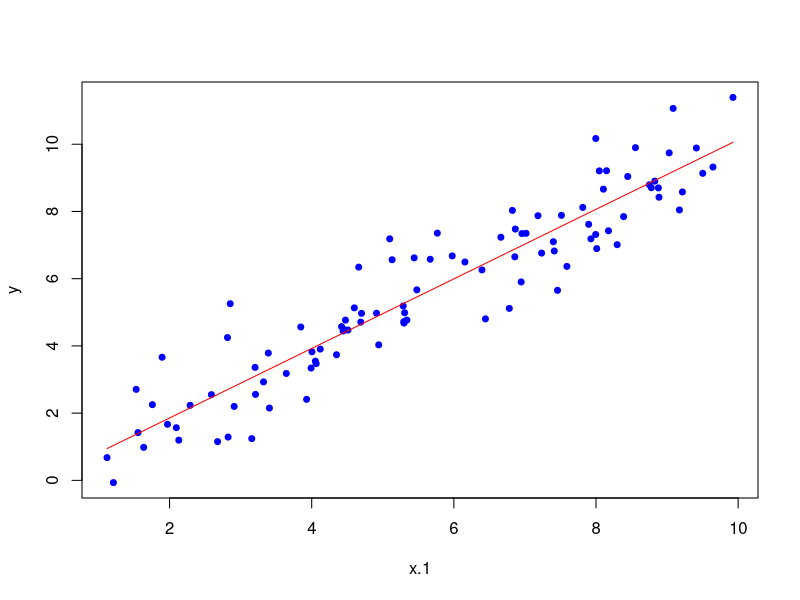
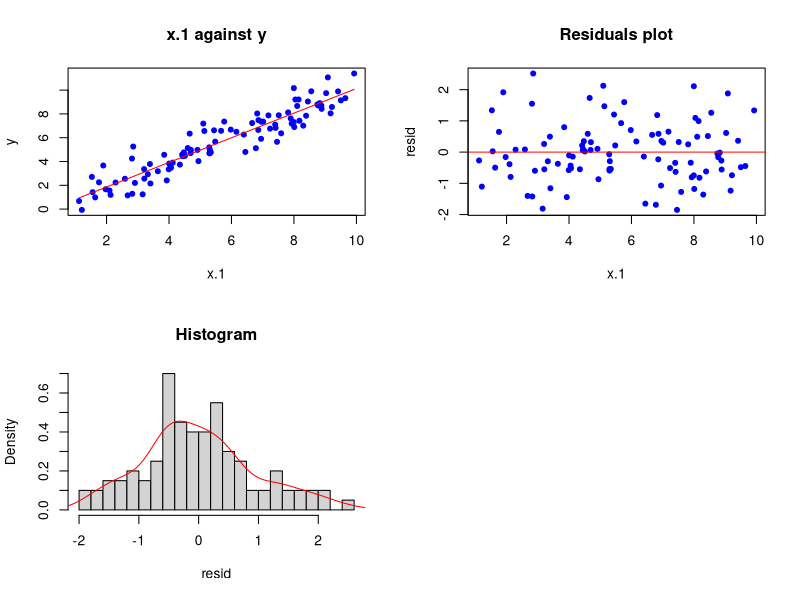
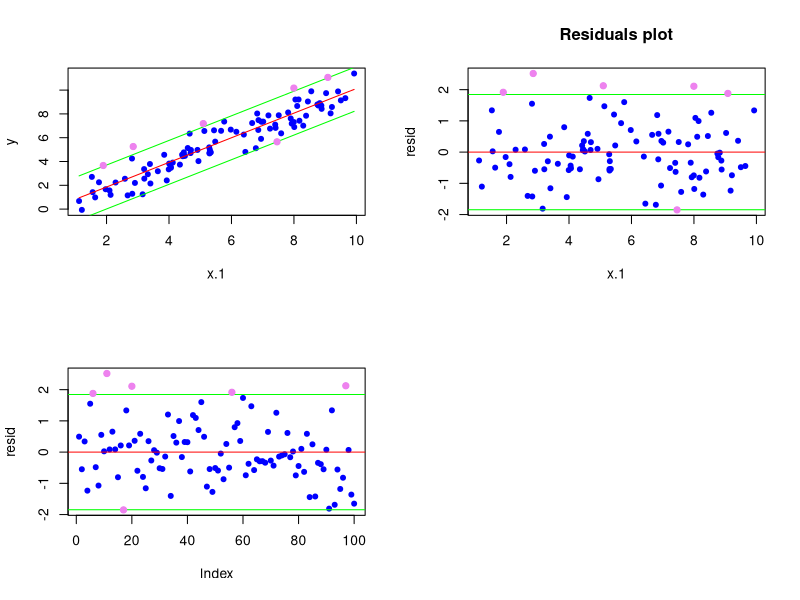

Reproduce these figures in R, in order.
#############################################
##########   LINEAR MODEL  ##################

#############################################
####### create the x and y variable #########
#############################################
set.seed(1)

x.1<-runif(100, 1, 10)  ### X-VARIABLE
e<-rnorm(100, 0, 1)     ### ERROR-TERM
y<-x.1+e                ### Y-VARIABLE


##### plot the x variable against y ######
plot(x.1, y, cex=0.8, col="blue", pch=19)



######### CREATE THE MATRIX  #############
x<-rep(1, length(x.1))      ### the constant
xmat<-cbind(x,x.1)          ### The xmatrix
ymat<-as.matrix(y)          ### the ymatrix

###### ESTIMATE THE PARAMETERS ############
beta<-solve(t(xmat)%*%xmat)%*%t(xmat)%*%ymat  ####  least square estimation 

rownames(beta)<-c('constant', 'cofficient');beta ### name the parameters


############# PREDICTION ##################
pred<-xmat%*%beta               #### predicted value
lines(x.1, pred, col="red")     #### plot the prediction


############# RESIDUALS ###################
resid<-y-pred                 ### The residuals in the model


############## PLot the data  ##################
par(mfrow=c(2,2))

plot(x.1, y, cex=0.8, col="blue", pch=19, main="x.1 against y")         ### x.1 against y    
lines(x.1, pred, col="red")                                             ### prediction line

plot(x.1, resid, cex=0.8, col="blue", pch=19, main='Residuals plot')    ### residuals plot
abline(h=0, col="red")                                                  ### prediction line

hist(resid, 30, main='Histogram', freq=F)                               ### histogram for the residuals 
lines(density(resid), col='red')                                        ### density plot





####################################################################
############ ANALYSIS OF THE RESIDUALS #############################
####################################################################

############# STD.ERROR #################
resid_error<-round((sum((resid)^2)/(length(y)-2))^0.5,4)        ### std.error
### 0.9411

### by the function ###
round(summary(lm(y~x.1))$sigma, 4)
### 0.9411

############# VISULIZE ##################
par(mfrow=c(2,2))
plot(x.1, y, cex=0.8, col="blue", pch=19)                       ### x.1 against vs y
lines(x.1, pred, col="red")                                     ### prediction

lower_bound<-pred-resid_error*1.96                              ### lower bound
lines(x.1, lower_bound, col="green")                            ### predicted lower bound 

higher_bound<-pred+resid_error*1.96                             ### higher bound
lines(x.1, higher_bound, col="green")                           ### predicted lower bound


out_of_bound_y<-y[c(higher_bound<y | lower_bound>y)]  
out_of_bound_x<-x.1[c(higher_bound<y | lower_bound>y)]  


points(out_of_bound_x, out_of_bound_y, col="violet" , pch=19)   ### 
length(out_of_bound_x)

### Rediduals plot ###
plot(x.1, resid, cex=0.8, col="blue", pch=19, main='Residuals plot') ### residuals plot
abline(h=0, col="red")

### Bound 
abline(h=resid_error*1.96, col="green")
abline(h=-resid_error*1.96, col="green")

points(
  x=x.1[c(higher_bound<y | lower_bound>y)],
  y=resid[c(higher_bound<y | lower_bound>y)], 
  col='violet',
  pch=19
)

plot(resid, cex=0.8, col="blue", pch=19) ### residuals plot
abline(h=0, col="red")

abline(h=resid_error*1.96, col="green")
abline(h=-resid_error*1.96, col="green")


points(
  y=resid[c(higher_bound<y | lower_bound>y)],
  x=which(c(higher_bound<y | lower_bound>y)==TRUE),
  col='violet',
  pch=19
)


##############################################################
################### beta std.error ###########################
##############################################################

sigma<-(sum((resid)^2)/(length(y)-2))

#######  std.error.para=((1/(length(x.1)-2)*sum(resid^2))/(sum((x.1-mean(x.1))^2)))^0.5
var_beta<-sigma*(solve(t(xmat)%*%xmat))
std.error<-diag(round(var_beta^0.5,5))

beta
